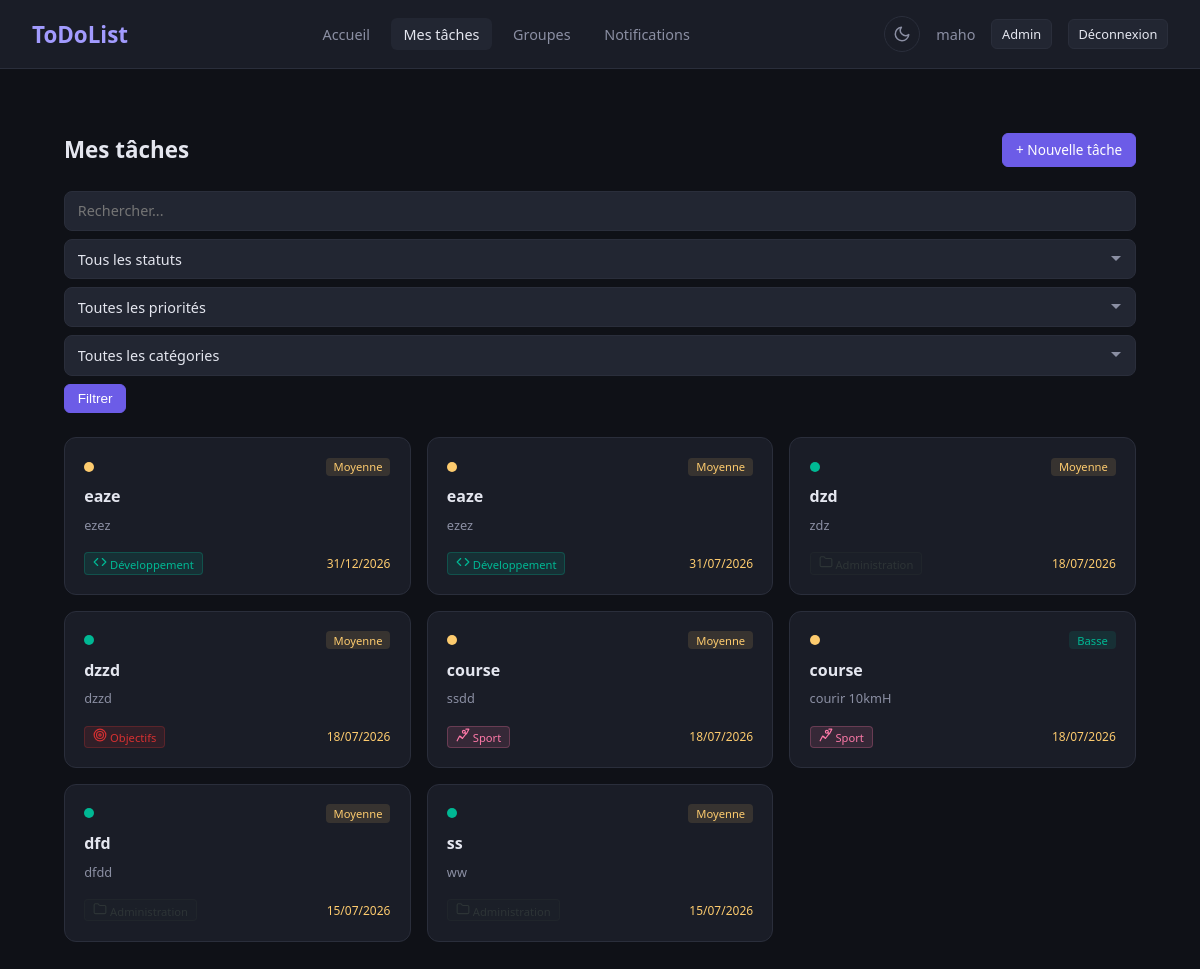
/taches/ (signed in), run on the app's committed database.
### utilisateur/models.py (models this page shows, shortened)
class User(AbstractUser):
    ROLE_CHOICES = (
        ('user', 'Utilisateur'),
        ('manager', 'Gestionnaire'),
        ('admin', 'Administrateur'),
    )
    email = models.EmailField(
        unique=True
    )
    phone = models.CharField(
        max_length=20,
        blank=True,
        null=True
    )
    avatar = models.ImageField(
        upload_to="avatars/",
        blank=True,
        null=True
    )
    bio = models.TextField(
        blank=True,
        null=True
    )
    role = models.CharField(
        max_length=20,
        choices=ROLE_CHOICES,
        default='user'
    )
    date_of_birth = models.DateField(
        blank=True,
        null=True
    )
    location = models.CharField(
        max_length=100,
        blank=True,
        null=True
    )
    created_at = models.DateTimeField(
        auto_now_add=True
    )
    updated_at = models.DateTimeField(
        auto_now=True
    )

### todos/models.py (models this page shows, shortened)
class Tache(models.Model):
    PRIORITY = (
        ("low", "Basse"),
        ("medium", "Moyenne"),
        ("high", "Haute"),
        ("urgent", "Urgente"),
    )
    STATUS = (
        ("todo", "À faire"),
        ("done", "Terminé"),
    )
    user = models.ForeignKey(
        settings.AUTH_USER_MODEL,
        on_delete=models.CASCADE,
        related_name="taches"
    )
    groupe = models.ForeignKey(
        Groupe,
        on_delete=models.SET_NULL,
        null=True,
        blank=True,
        related_name="taches"
    )
    title = models.CharField(max_length=200)
    description = models.TextField(
        blank=True,
        null=True
    )
    categorie = models.ForeignKey(
        Categorie,
        on_delete=models.SET_NULL,
        null=True,
        blank=True
    )
    priority = models.CharField(
        max_length=20,
        choices=PRIORITY,
        default="medium"
    )
    status = models.CharField(
        max_length=20,
        choices=STATUS,
        default="todo"
    )
    start_date = models.DateTimeField(
        null=True,
        blank=True
    )
    deadline = models.DateTimeField(
        null=True,
        blank=True
    )
    completed_at = models.DateTimeField(
        null=True,
        blank=True
    )
    created_at = models.DateTimeField(
        auto_now_add=True
    )
    updated_at = models.DateTimeField(
        auto_now=True
    )

class Categorie(models.Model):
    nom = models.CharField(max_length=100)
    description = models.CharField(max_length=255, blank=True, default="")
    icon = models.CharField(max_length=50, blank=True, default="")
    couleur = models.CharField(max_length=20, default="#000000")

### todos/views.py (the view)
# urls.py: path("taches/", views.tache_list, name="tache_list"),
@login_required
def tache_list(request):
    user = request.user
    update_task_statuses(user)
    statut = request.GET.get("statut", "")
    priorite = request.GET.get("priorite", "")
    categorie = request.GET.get("categorie", "")
    recherche = request.GET.get("q", "")
    taches = Tache.objects.filter(user=user)
    if statut:
        taches = taches.filter(status=statut)
    if priorite:
        taches = taches.filter(priority=priorite)
    if categorie:
        taches = taches.filter(categorie_id=categorie)
    if recherche:
        taches = taches.filter(
            Q(title__icontains=recherche) | Q(description__icontains=recherche)
        )
    taches = taches.order_by("-created_at")
    categories = Categorie.objects.all()
    tasks_with_notifs = set(
        Notification.objects.filter(
            user=user, is_read=False, task__isnull=False
        ).values_list("task_id", flat=True)
    )
    paginator = Paginator(taches, 12)
    page = request.GET.get("page")
    taches_page = paginator.get_page(page)
    context = {
        "taches": taches_page,
        "categories": categories,
        "statut_actuel": statut,
        "priorite_actuelle": priorite,
        "categorie_actuelle": categorie,
        "recherche_actuelle": recherche,
        "tasks_with_notifications": tasks_with_notifs,
    }
    return render(request, "tache_list.html", context)

### todos/context_processors.py (called while the page is built)
def unread_notification_count(request):
    if request.user.is_authenticated:
        count = Notification.objects.filter(user=request.user, is_read=False).count()
        return {"unread_notification_count": count}
    return {}

### todos/templatetags/icon_tags.py (called while the page is built)
@register.simple_tag
def render_icon(icon_name, size=18):
    svg = ICONS.get(icon_name, "")
    if svg and size != 18:
        svg = svg.replace('width="18"', f'width="{size}"')
        svg = svg.replace('height="18"', f'height="{size}"')
    return mark_safe(svg)

### todos/utils.py (called while the page is built)
def update_task_statuses(user):
    now = timezone.now()
    Tache.objects.filter(
        user=user,
        deadline__isnull=False,
        deadline__gte=now,
        completed_at__isnull=True,
    ).exclude(status="done").update(status="todo")
    Tache.objects.filter(
        user=user,
        deadline__isnull=False,
        deadline__lt=now,
        completed_at__isnull=True,
    ).exclude(status="done").update(status="done", completed_at=now)
    Tache.objects.filter(
        user=user,
        deadline__isnull=True,
        start_date__isnull=False,
        start_date__lte=now,
        status="todo",
        completed_at__isnull=True,
    ).update(status="done", completed_at=now)

### todos/templates/tache_list.html (shortened to what this page needs)
{% extends "base.html" %}
{% load icon_tags %}
{% block content %}
<div class="list-container">
    <div class="list-header">
        <h2>Mes tâches</h2>
        <a href="{% url 'tache_create' %}" class="btn btn-primary">+ Nouvelle tâche</a>
    </div>
    <form method="get" class="filter-bar">
        <input type="text" name="q" value="{{ recherche_actuelle }}" placeholder="Rechercher..." class="form-input filter-search">
        <select name="statut" class="form-input filter-select">
            <option value="">Tous les statuts</option>
        </select>
        <select name="priorite" class="form-input filter-select">
            <option value="">Toutes les priorités</option>
        </select>
        <select name="categorie" class="form-input filter-select">
            <option value="">Toutes les catégories</option>
        </select>
        <button type="submit" class="btn btn-primary">Filtrer</button>
    </form>
    {% if taches %}
    <div class="task-cards">
        {% for tache in taches %}
        <a href="{% url 'tache_detail' pk=tache.pk %}" class="task-card">
            <div class="task-card-header">
                <span class="task-status status-{{ tache.status }}"></span>
                <span class="priority-badge priority-{{ tache.priority }}">{{ tache.get_priority_display }}</span>
            </div>
            <h3 class="task-card-title">{{ tache.title }}</h3>
            {% if tache.description %}
                <p class="task-card-desc">{{ tache.description|truncatewords:15 }}</p>
            {% endif %}
            <div class="task-card-footer">
                {% if tache.categorie %}
                    <span class="tag" style="background-color: {{ tache.categorie.couleur }}20; color: {{ tache.categorie.couleur }}; border: 1px solid {{ tache.categorie.couleur }}40;">{% render_icon tache.categorie.icon 14 %} {{ tache.categorie.nom }}</span>
                {% endif %}
                {% if tache.deadline %}
                    <span class="task-date deadline">{{ tache.deadline|date:"d/m/Y" }}</span>
                {% endif %}
            </div>
        </a>
        {% endfor %}
    </div>
    {% else %}
        <div class="empty-state">
            <p>Aucune tâche trouvée.</p>
            <a href="{% url 'tache_create' %}" class="btn btn-primary">Créer une tâche</a>
        </div>
    {% endif %}
</div>
{% endblock %}

### todos/templates/base.html (shortened to what this page needs)
{% load static %}
<!DOCTYPE html>
<html lang="fr" data-theme="dark">
<head>
    <link rel="stylesheet" href="{% static 'css/accueil.css' %}">
</head>
<body>
    <nav class="navbar">
        <div class="nav-brand">
            <a href="{% url 'accueil' %}"><h1>ToDoList</h1></a>
        </div>
        <div class="nav-links">
            <a href="{% url 'accueil' %}" class="nav-link {% if request.resolver_match.url_name == 'accueil' %}active{% endif %}">Accueil</a>
            <a href="{% url 'tache_list' %}" class="nav-link {% if 'tache' in request.resolver_match.url_name %}active{% endif %}">Mes tâches</a>
            <a href="{% url 'groupe_list' %}" class="nav-link {% if 'groupe' in request.resolver_match.url_name %}active{% endif %}">Groupes</a>
            <a href="{% url 'notifications' %}" class="nav-link {% if request.resolver_match.url_name == 'notifications' %}active{% endif %}">
                Notifications
            </a>
        </div>
        <div class="nav-user">
            <button class="theme-toggle" id="theme-toggle" title="Changer de thème">
                <svg class="icon-moon" xmlns="http://www.w3.org/2000/svg" width="18" height="18" viewBox="0 0 24 24" fill="none" stroke="currentColor" stroke-width="2" stroke-linecap="round" stroke-linejoin="round"><path d="M21 12.79A9 9 0 1 1 11.21 3 7 7 0 0 0 21 12.79z"/></svg>
            </button>
            <span>{{ user.username }}</span>
            <a href="{% url 'admin:index' %}" class="btn btn-sm">Admin</a>
            <a href="{% url 'logout' %}" class="btn btn-sm">Déconnexion</a>
        </div>
    </nav>
    <main class="container">
        {% block content %}{% endblock %}
    </main>
</body>
</html>

### todos/static/css/accueil.css (style rules this page uses)
* { margin: 0; padding: 0; box-sizing: border-box; }
:root { --bg: #0f1117; --surface: #1a1d27; --surface-hover: #222632; --border: #2a2e3b; --text: #e4e6ef; --text-muted: #8b8fa3; --accent: #6c5ce7; --accent-light: #a29bfe; --todo: #fdcb6e; --progress: #74b9ff; --done: #00b894; --cancelled: #636e72; --urgent: #d63031; --high: #e17055; --medium: #fdcb6e; --low: #00b894; --radius: 12px; --shadow: 0 2px 12px rgba(0, 0, 0, 0.3); }
body { font-family: 'Segoe UI', system-ui, -apple-system, sans-serif; background-color: var(--bg); color: var(--text); min-height: 100vh; }
.navbar { display: flex; justify-content: space-between; align-items: center; padding: 1rem 2rem; background-color: var(--surface); border-bottom: 1px solid var(--border); position: sticky; top: 0; z-index: 100; }
.nav-brand a { text-decoration: none; }
.nav-brand h1 { font-size: 1.4rem; font-weight: 700; color: var(--accent-light); }
.nav-links { display: flex; gap: 0.5rem; }
.nav-link { color: var(--text-muted); text-decoration: none; padding: 0.4rem 0.8rem; border-radius: 6px; font-size: 0.9rem; transition: color 0.2s, background 0.2s; }
.nav-link:hover, .nav-link.active { color: var(--text); background: var(--surface-hover); }
.nav-user { display: flex; align-items: center; gap: 1rem; color: var(--text-muted); font-size: 0.9rem; }
.btn { padding: 0.4rem 0.8rem; border-radius: 6px; border: 1px solid var(--border); background: var(--surface-hover); color: var(--text); text-decoration: none; font-size: 0.85rem; cursor: pointer; transition: background 0.2s; }
.container { max-width: 1200px; margin: 0 auto; padding: 2rem; }
.task-status { width: 10px; height: 10px; border-radius: 50%; flex-shrink: 0; }
.status-todo { background: var(--todo); }
.status-done { background: var(--done); }
.tag { font-size: 0.7rem; padding: 0.1rem 0.5rem; border-radius: 4px; font-weight: 500; }
.priority-badge { font-size: 0.7rem; padding: 0.1rem 0.5rem; border-radius: 4px; font-weight: 500; }
.priority-medium { background: #fdcb6e20; color: var(--medium); }
.priority-low { background: #00b89420; color: var(--low); }
.task-date { font-size: 0.75rem; color: var(--text-muted); flex-shrink: 0; }
.task-date.deadline { color: var(--todo); font-weight: 500; }
.btn-primary { background: var(--accent); border-color: var(--accent); color: #fff; }
.btn-sm { padding: 0.3rem 0.6rem; font-size: 0.8rem; }
.theme-toggle { background: none; border: 1px solid var(--border); border-radius: 50%; width: 36px; height: 36px; display: flex; align-items: center; justify-content: center; cursor: pointer; color: var(--text-muted); transition: all 0.2s; flex-shrink: 0; }
.theme-toggle svg { width: 18px; height: 18px; }
.form-input { width: 100%; padding: 0.6rem 0.8rem; border-radius: 8px; border: 1px solid var(--border); background: var(--surface-hover); color: var(--text); font-size: 0.9rem; font-family: inherit; transition: border-color 0.2s; }
select.form-input { cursor: pointer; appearance: none; background-repeat: no-repeat; background-position: right 0.8rem center; padding-right: 2rem; }
.list-header { display: flex; justify-content: space-between; align-items: center; margin-bottom: 1.5rem; }
.list-header h2 { font-size: 1.4rem; font-weight: 600; }
.filter-bar { display: flex; gap: 0.5rem; flex-wrap: wrap; margin-bottom: 1.5rem; }
.filter-search { flex: 1; min-width: 150px; }
.filter-select { min-width: 160px; }
.task-cards { display: grid; grid-template-columns: repeat(auto-fill, minmax(280px, 1fr)); gap: 1rem; }
.task-card { background: var(--surface); border: 1px solid var(--border); border-radius: var(--radius); padding: 1.2rem; text-decoration: none; color: var(--text); transition: border-color 0.2s, transform 0.2s; display: flex; flex-direction: column; gap: 0.6rem; }
.task-card-header { display: flex; justify-content: space-between; align-items: center; }
.task-card-title { font-size: 1rem; font-weight: 600; }
.task-card-desc { font-size: 0.8rem; color: var(--text-muted); line-height: 1.4; }
.task-card-footer { display: flex; justify-content: space-between; align-items: center; margin-top: auto; padding-top: 0.5rem; }
.list-container { max-width: 1200px; margin: 0 auto; padding: 2rem; }

### data on the page
User: username "maho"
Tache: priority "Moyenne", title "eaze", description "ezez", categorie.nom "Développement", deadline "31/12/2026"
Tache: priority "Moyenne", title "eaze", description "ezez", categorie.nom "Développement", deadline "31/07/2026"
Tache: priority "Moyenne", title "dzd", description "zdz", deadline "18/07/2026"
Tache: priority "Moyenne", title "dzzd", description "dzzd", categorie.nom "Objectifs", deadline "18/07/2026"
Tache: priority "Moyenne", title "course", description "ssdd", categorie.nom "Sport", deadline "18/07/2026"
Tache: priority "Basse", title "course", description "courir 10kmH", categorie.nom "Sport", deadline "18/07/2026"
Tache: priority "Moyenne", title "dfd", description "dfdd", categorie.nom "Administration", deadline "15/07/2026"
Tache: priority "Moyenne", title "ss", description "ww", deadline "15/07/2026"
